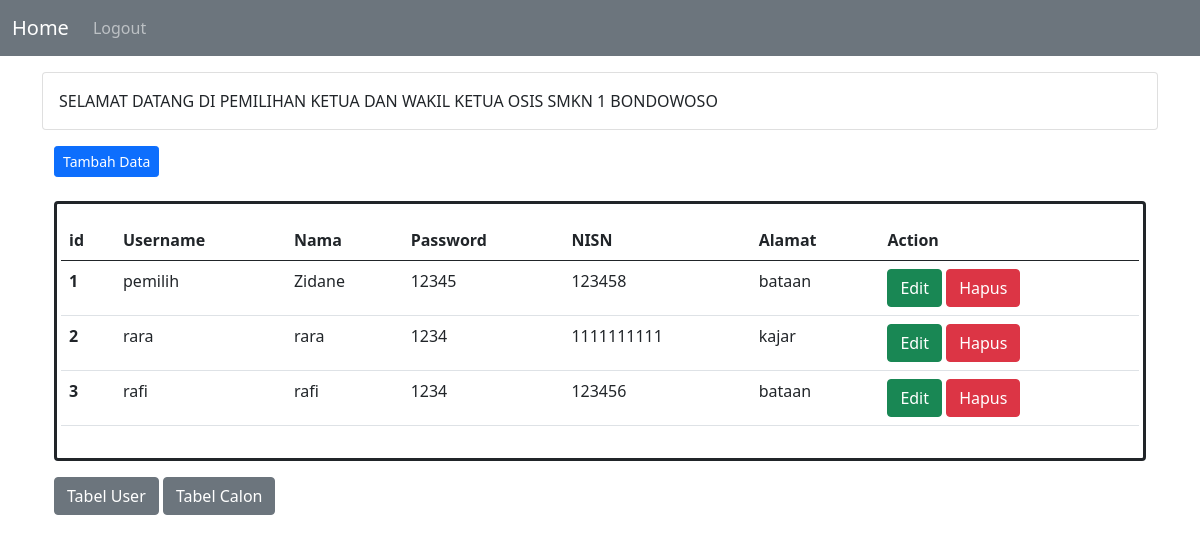
/index.php/siswa, run on the app's committed database.
### tables this page shows
CREATE TABLE `tb_pemilih` (
  `id_pemilih` int(11) NOT NULL,
  `username` varchar(150) NOT NULL,
  `nama` varchar(150) NOT NULL,
  `password` varchar(200) NOT NULL,
  `NISN` varchar(12) NOT NULL,
  `alamat` text NOT NULL
);

### application/controllers/Siswa.php (called while the page is built, shortened)
<?php
class Siswa extends CI_Controller
{
    public function __construct()
    {
        $this->load->model('Siswa_m', 'tb_pemilih');
    }
    public function index()
    {
        $data['tb_pemilih'] = $this->db->get('tb_pemilih')->result_array();
        $this->load->view('siswa/siswa', $data);
    }
}

### index.php (called while the page is built, shortened)
<?php
require_once BASEPATH.'core/CodeIgniter.php';

### application/views/siswa/siswa.php (the view, shortened to what this page needs)
  <!doctype html>
<html lang="en">
  <head>
    <link href="<?= base_url('bootstrap/css/bootstrap.min.css');?>" rel="stylesheet" >
  </head>
  <body>
	<nav class="navbar navbar-expand-lg navbar-dark bg-secondary ">
		<div class="container-fluid">
		<a class="navbar-brand" href="">Home</a>
		<div class="collapse navbar-collapse" id="navbarNavDropdown">
			<ul class="navbar-nav ml-auto">
				<li class="nav-item active">
					<a class="nav-link" href="<?=base_url('auth/logout')?>">Logout <span class="sr-only"></span></a>
				</li>
			</ul>
		</div>
		</div>
	</nav>
  <div class="container">
<div class="card mt-3">
  <div class="card-body">
  SELAMAT DATANG DI PEMILIHAN KETUA DAN WAKIL KETUA OSIS SMKN 1 BONDOWOSO
  </div>
</div>
  <div class="container">
  <a href="<?= base_url('Siswa/tambah') ?>" class="btn btn-primary btn-sm mt-3"><i class="fas fa-plus"></i> Tambah Data</a>
<div class="card mt-4 border-3 border-dark">
    <div class="card-body">
      <div class="row">
          <table class="table table-hover">
            <thead>
              <tr>
                <th scope="col">id</th>
                <th scope="col">Username</th>
                <th scope="col">Nama</th>
                <th scope="col">Password</th>
                <th scope="col">NISN</th>
                <th scope="col">Alamat</th>
                <th scope="col">Action</th>
              </tr>
            </thead>
            <tbody>
              <?php $i = 1; ?>
              <?php foreach ($tb_pemilih as $z) : ?>
                <tr>
                  <th scope="row"><?= $i; ?></th>
                  <td><?= $z['username'] ?></td>
                  <td><?= $z['nama'] ?></td>
                  <td><?= $z['password'] ?></td>
                  <td><?= $z['NISN'] ?></td>
                  <td><?= $z['alamat'] ?></td>
                  <td>
                    <a href="<?= base_url('siswa/edit/') ?><?= $z['id_pemilih'] ?>" class="btn btn-success">Edit</a>
                    <a href="<?= base_url('siswa/hapus/') ?><?= $z['id_pemilih'] ?>" class="btn btn-danger">Hapus</a>
                  </td>
                </tr>
                <?php $i++; ?>
              <?php endforeach; ?>
            </tbody>
          </table>
      </div>
      </div>
    </div>
    <a href="<?= base_url('admin'); ?>" class="btn btn-secondary mt-3">Tabel User</a>
    <a href="<?= base_url('calon'); ?>" class="btn btn-secondary mt-3">Tabel Calon</a>
  </div>
</div>
  </body>
</html>

### data on the page
tb_pemilih: username "pemilih", nama "Zidane", password "12345", NISN "123458", alamat "bataan"
tb_pemilih: username "rara", nama "rara", password "1234", NISN "1111111111", alamat "kajar"
tb_pemilih: username "rafi", nama "rafi", password "1234", NISN "123456", alamat "bataan"
